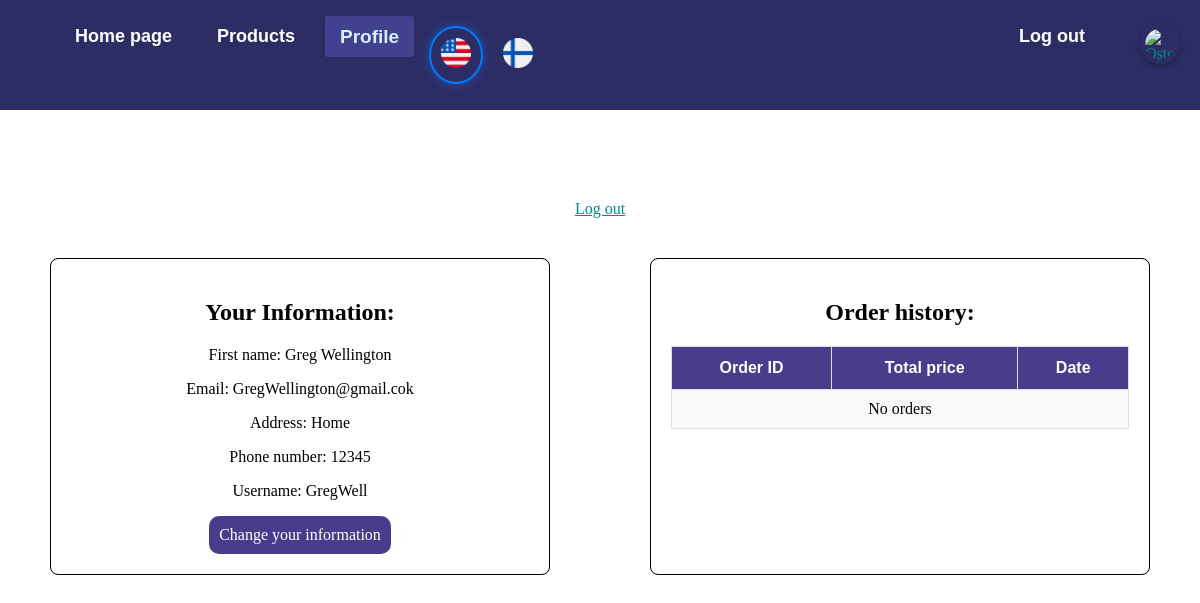
Page /index.php?page=profiili (signed in) on the earlier database version.
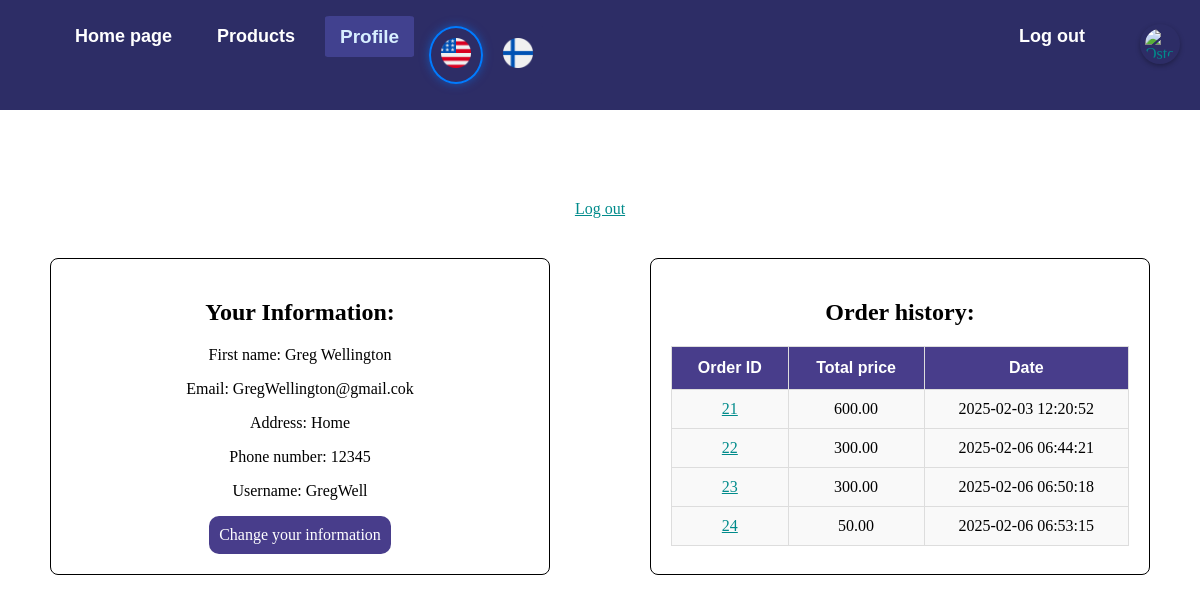
Same page on the later database version.
### tables this page shows
CREATE TABLE `tilaukset` (
  `order_id` int(11) NOT NULL,
  `member_id` int(11) NOT NULL,
  `total_price` decimal(10,2) NOT NULL,
  `order_date` timestamp NOT NULL DEFAULT current_timestamp(),
  `Maksutapa` varchar(20) NOT NULL,
  `Toimitustapa` varchar(20) NOT NULL
);

### profiili.php (the view, shortened to what this page needs)
<?php
$link = mysqli_connect(DB_HOST, DB_USER, DB_PASSWORD, DB_DATABASE);
$qry = "SELECT address, phonenumber FROM Members WHERE member_id = ?";
$stmt = mysqli_prepare($link, $qry);
mysqli_stmt_bind_param($stmt, "i", $_SESSION['SESS_MEMBER_ID']);
mysqli_stmt_execute($stmt);
$result = mysqli_stmt_get_result($stmt);
$address = 'Ei tiedossa';
$phoneNumber = 'Ei tiedossa';
if ($result) {
    $userDetails = mysqli_fetch_assoc($result);
    $address = $userDetails['address'] ?? 'Ei tiedossa';
    $phoneNumber = $userDetails['phonenumber'] ?? 'Ei tiedossa';
}
$qry = "SELECT order_id, order_date, total_price FROM tilaukset WHERE member_id = ?";
$stmt = mysqli_prepare($link, $qry);
mysqli_stmt_bind_param($stmt, "i", $_SESSION['SESS_MEMBER_ID']);
mysqli_stmt_execute($stmt);
$result = mysqli_stmt_get_result($stmt);
$orderDetails = [];
if ($result) {
    while ($row = mysqli_fetch_assoc($result)) {
        $orderDetails[] = $row;
    }
}
?>
<body>
<div style="text-align: center;">
    <h1><?= $current_lang['Welcome']; ?> <?php echo htmlspecialchars($_SESSION['SESS_FIRST_NAME']);?></h1>
    <a href="index.php?page=logout"><?= $current_lang['logout']; ?></a>
    <div class="profile-content-container">
        <div class="profile-content-box">
            <h2 style="color: black;"><?= $current_lang['YourInfo']; ?></h2>
            <p><?= $current_lang['FirstName']; ?>: <?php echo htmlspecialchars($_SESSION['SESS_FIRST_NAME']);?> <?php echo htmlspecialchars($_SESSION['SESS_LAST_NAME']);?></p>
            <p><?= $current_lang['Email']; ?>: <?php echo htmlspecialchars($_SESSION['SESS_EMAIL']);?></p>
            <p><?= $current_lang['Address']; ?>: <?php echo htmlspecialchars($address); ?></p>
            <p><?= $current_lang['PhoneNmb']; ?>: <?php echo htmlspecialchars($phoneNumber); ?></p>
            <p><?= $current_lang['User']; ?>: <?php echo htmlspecialchars($_SESSION['SESS_LOGIN']);?></p>
            <a class="edit-btn" href="index.php?page=user-edit"><?= $current_lang['ChangeInfo']; ?></a>
        </div>
        <div class="profile-content-box">
            <h2 style="color: black;"><?= $current_lang['Orders']; ?>:</h2>
            <table class="orders-table" style="width: 100%; border-collapse: collapse; color: black;">
                <thead>
                    <tr>
                        <th><?= $current_lang['OrderID']; ?></th>
                        <th><?= $current_lang['Total']; ?></th>
                        <th><?= $current_lang['Date']; ?></th>
                    </tr>
                </thead>
                <tbody>
                    <?php if (!empty($orderDetails)): ?>
                        <?php foreach ($orderDetails as $order): ?>
                            <tr>
                                <td>
                                    <a href="index.php?page=profiili&order_id=<?php echo $order['order_id']; ?>">
                                        <?php echo htmlspecialchars($order['order_id']); ?>
                                    </a>
                                </td>
                                <td><?php echo htmlspecialchars($order['total_price']); ?></td>
                                <td><?php echo htmlspecialchars($order['order_date']); ?></td>
                            </tr>
                        <?php endforeach; ?>
                    <?php else: ?>
                        <tr>
                            <td colspan="4" style="text-align: center;"><?= $current_lang['NoOrders']; ?></td>
                        </tr>
                    <?php endif; ?>
                </tbody>
            </table>
        </div>
    </div>
</div>
</body>
</html>

Differences in the rows shown:
added tilaukset: order_id "21", total_price "600.00", order_date "2025-02-03 12:20:52"
added tilaukset: order_id "22", total_price "300.00", order_date "2025-02-06 06:44:21"
added tilaukset: order_id "23", total_price "300.00", order_date "2025-02-06 06:50:18"
added tilaukset: order_id "24", total_price "50.00", order_date "2025-02-06 06:53:15"
Other differences:
$current_lang['NoOrders']: "No orders" → (not shown)
